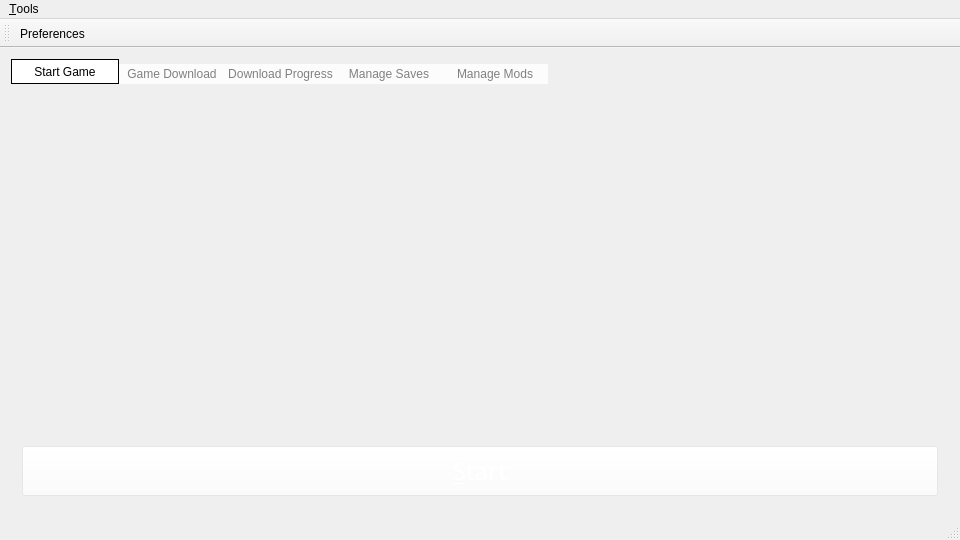
<?xml version="1.0" encoding="UTF-8"?>
<ui version="4.0">
 <class>KaminecLauncher</class>
 <widget class="QMainWindow" name="KaminecLauncher">
  <property name="geometry">
   <rect>
    <x>0</x>
    <y>0</y>
    <width>960</width>
    <height>540</height>
   </rect>
  </property>
  <property name="sizePolicy">
   <sizepolicy hsizetype="Maximum" vsizetype="Preferred">
    <horstretch>0</horstretch>
    <verstretch>0</verstretch>
   </sizepolicy>
  </property>
  <property name="windowTitle">
   <string>KaminecLauncher</string>
  </property>
  <property name="styleSheet">
   <string notr="true"/>
  </property>
  <widget class="QWidget" name="centralWidget">
   <property name="styleSheet">
    <string notr="true"/>
   </property>
   <layout class="QGridLayout" name="gridLayout">
    <item row="0" column="0">
     <widget class="QTabWidget" name="moduleSwitch">
      <property name="autoFillBackground">
       <bool>false</bool>
      </property>
      <property name="styleSheet">
       <string notr="true">QTabWidget::pane {border-top:0px solid #e8f3f9;background:  transparent; }
QTabBar::tab {min-width:100px;color: white;border: 0px solid;border-top-left-radius: 0px;border-top-right-radius: 0px;padding:3px;}
QTabBar::tab:!selected {color: gray; margin-top: 5px; background-color: rgb(255,255,255,200)}
QTabBar::tab:selected {color: black; border: 1px solid; background-color: rgb(255,255,255,255)}</string>
      </property>
      <property name="currentIndex">
       <number>0</number>
      </property>
      <widget class="QWidget" name="start_game">
       <attribute name="title">
        <string>Start Game</string>
       </attribute>
       <layout class="QGridLayout" name="gridLayout_8">
        <item row="1" column="0" colspan="2">
         <widget class="QPushButton" name="start_pb">
          <property name="sizePolicy">
           <sizepolicy hsizetype="Expanding" vsizetype="Fixed">
            <horstretch>0</horstretch>
            <verstretch>0</verstretch>
           </sizepolicy>
          </property>
          <property name="minimumSize">
           <size>
            <width>0</width>
            <height>50</height>
           </size>
          </property>
          <property name="font">
           <font>
            <family>Minecraft</family>
            <pointsize>18</pointsize>
            <weight>50</weight>
            <italic>false</italic>
            <bold>false</bold>
            <kerning>true</kerning>
           </font>
          </property>
          <property name="styleSheet">
           <string notr="true">background-color: rgba(255, 255, 255, 63);
color: rgb(255, 255, 255);
selection-background-color: rgb(255, 255, 255);
font: 18pt &quot;Minecraft&quot;;</string>
          </property>
          <property name="text">
           <string>&amp;Start</string>
          </property>
         </widget>
        </item>
        <item row="0" column="0" colspan="2">
         <spacer name="verticalSpacer">
          <property name="orientation">
           <enum>Qt::Vertical</enum>
          </property>
          <property name="sizeType">
           <enum>QSizePolicy::Expanding</enum>
          </property>
          <property name="sizeHint" stdset="0">
           <size>
            <width>20</width>
            <height>173</height>
           </size>
          </property>
         </spacer>
        </item>
       </layout>
      </widget>
      <widget class="QWidget" name="game_download">
       <attribute name="title">
        <string>Game Download</string>
       </attribute>
       <layout class="QGridLayout" name="gridLayout_6">
        <item row="1" column="0">
         <layout class="QHBoxLayout" name="horizontalLayout_6">
          <item>
           <widget class="QPushButton" name="download_pb">
            <property name="text">
             <string>&amp;Download</string>
            </property>
           </widget>
          </item>
          <item>
           <layout class="QHBoxLayout" name="horizontalLayout_13">
            <item>
             <widget class="QLabel" name="downloadProgress_label">
              <property name="text">
               <string>download progress:</string>
              </property>
             </widget>
            </item>
            <item>
             <widget class="QProgressBar" name="downloadProgress_progressBar">
              <property name="value">
               <number>0</number>
              </property>
             </widget>
            </item>
           </layout>
          </item>
         </layout>
        </item>
        <item row="0" column="0">
         <widget class="QTreeView" name="versionsList_treeView">
          <property name="styleSheet">
           <string notr="true">background-color: rgba(255, 255, 255, 100);</string>
          </property>
         </widget>
        </item>
       </layout>
      </widget>
      <widget class="QWidget" name="download_progress">
       <attribute name="title">
        <string>Download Progress</string>
       </attribute>
       <layout class="QGridLayout" name="gridLayout_4">
        <item row="1" column="0">
         <widget class="QProgressBar" name="downloadProgress_progressBar_2">
          <property name="sizeIncrement">
           <size>
            <width>0</width>
            <height>6</height>
           </size>
          </property>
          <property name="value">
           <number>0</number>
          </property>
         </widget>
        </item>
        <item row="1" column="1">
         <widget class="QLabel" name="downloadValue_label">
          <property name="text">
           <string>0/0</string>
          </property>
         </widget>
        </item>
        <item row="0" column="0" colspan="2">
         <widget class="QTreeView" name="download_treeView">
          <property name="styleSheet">
           <string notr="true">background-color: rgba(255, 255, 255, 100);</string>
          </property>
         </widget>
        </item>
       </layout>
      </widget>
      <widget class="QWidget" name="manage_saves">
       <attribute name="title">
        <string>Manage Saves</string>
       </attribute>
       <layout class="QGridLayout" name="gridLayout_5">
        <item row="1" column="0">
         <layout class="QHBoxLayout" name="horizontalLayout_14">
          <item>
           <widget class="QPushButton" name="addSaves_pb">
            <property name="text">
             <string>&amp;Add</string>
            </property>
           </widget>
          </item>
          <item>
           <widget class="QPushButton" name="deleteSaves_pb">
            <property name="text">
             <string>&amp;Delete</string>
            </property>
           </widget>
          </item>
          <item>
           <widget class="QPushButton" name="backupSaves_pb">
            <property name="text">
             <string>&amp;Backup</string>
            </property>
           </widget>
          </item>
         </layout>
        </item>
        <item row="0" column="0">
         <widget class="QTreeView" name="saveMgr_treeView">
          <property name="styleSheet">
           <string notr="true">background-color: rgba(255, 255, 255, 100);</string>
          </property>
         </widget>
        </item>
       </layout>
      </widget>
      <widget class="QWidget" name="manage_mods">
       <attribute name="title">
        <string>Manage Mods</string>
       </attribute>
       <layout class="QGridLayout" name="gridLayout_2">
        <item row="0" column="0">
         <widget class="QTreeView" name="modsMgr_treeView">
          <property name="styleSheet">
           <string notr="true">background-color: rgba(255, 255, 255, 100);</string>
          </property>
         </widget>
        </item>
       </layout>
      </widget>
     </widget>
    </item>
   </layout>
  </widget>
  <widget class="QMenuBar" name="menuBar">
   <property name="geometry">
    <rect>
     <x>0</x>
     <y>0</y>
     <width>960</width>
     <height>22</height>
    </rect>
   </property>
   <widget class="QMenu" name="menu_Tools">
    <property name="title">
     <string>&amp;Tools</string>
    </property>
    <addaction name="separator"/>
    <addaction name="action_preferences"/>
   </widget>
   <addaction name="menu_Tools"/>
  </widget>
  <widget class="QToolBar" name="mainToolBar">
   <attribute name="toolBarArea">
    <enum>TopToolBarArea</enum>
   </attribute>
   <attribute name="toolBarBreak">
    <bool>false</bool>
   </attribute>
   <addaction name="action_preferences"/>
  </widget>
  <widget class="QStatusBar" name="statusBar"/>
  <action name="action_preferences">
   <property name="text">
    <string>&amp;Preferences</string>
   </property>
   <property name="toolTip">
    <string>Preferences</string>
   </property>
  </action>
 </widget>
 <layoutdefault spacing="6" margin="11"/>
 <tabstops>
  <tabstop>download_treeView</tabstop>
  <tabstop>saveMgr_treeView</tabstop>
  <tabstop>addSaves_pb</tabstop>
  <tabstop>deleteSaves_pb</tabstop>
  <tabstop>backupSaves_pb</tabstop>
 </tabstops>
 <resources/>
 <connections/>
</ui>
